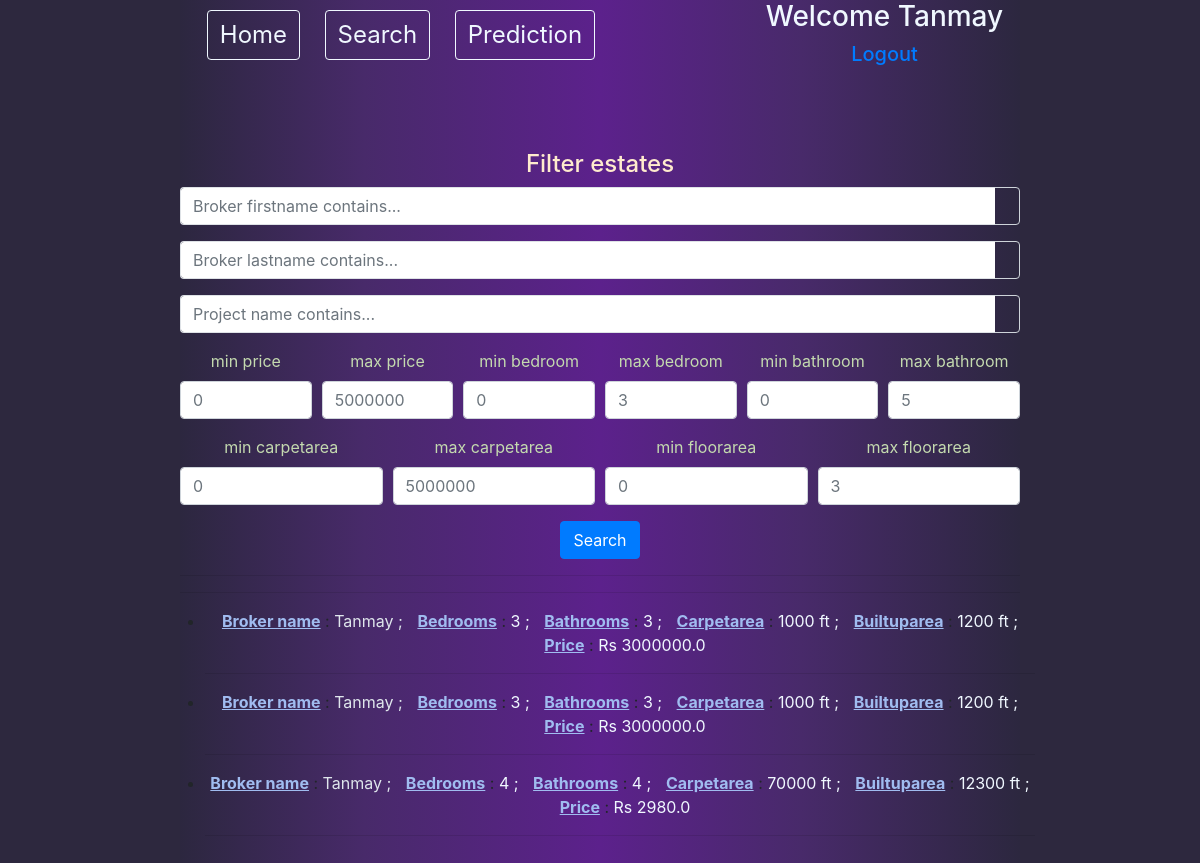
/search/ (signed in), run on the app's committed database.
### BrokerUI/models.py (models this page shows, shortened)
class Estate(models.Model):
    choices_furnished = [('yes','yes'),('no','no'),('semi','semi')]
    choices_construction = [('under_construction','under_construction'),('launched','launched'),('ready_to_move','ready to move')]
    type_choices=[('apartments','apartments'),('sale-floors','sale-floors'),('houses','houses')]
    broker = models.ForeignKey(Profile,on_delete=models.CASCADE)
    lat = models.FloatField()
    lon = models.FloatField()
    price = models.FloatField()
    bedroom = models.PositiveIntegerField()
    bathroom = models.PositiveIntegerField()
    carpetarea = models.IntegerField()
    builtuparea = models.IntegerField()
    project = models.CharField(max_length=400,default='can\'t say')
    furnished= models.CharField(max_length=10,choices=choices_furnished,default='can\'t say')
    construction_status = models.CharField(max_length=50,choices=choices_construction,default='can\'t say')
    sublocality = models.CharField(max_length=100,default='can\'t say')
    type=models.CharField(max_length=100,default='can\'t say', choices = type_choices)

class Profile(models.Model):
    user_types = (
        ('S', 'Seller'),
        ('C', 'Customer'),
        ('B', 'Broker'))
    user = models.OneToOneField(User, on_delete = models.CASCADE)
    phone_number = models.CharField(max_length=10)
    type = models.CharField(max_length = 1, choices = user_types)

### BrokerUI/views.py (the view)
# urls.py: path('search/',views.query,name='query'),
def query(request):
    qs = Estate.objects.all()
    broker_firstname_query = request.GET.get('broker_firstname_contains')
    broker_lastname_query = request.GET.get('broker_lastname_contains')
    project_name_query = request.GET.get('project')
    min_price_query,max_price_query,min_bedroom,max_bedroom,min_bathroom,max_bathroom,min_carpetarea,max_carpetarea,min_floorarea,max_floorarea = request.GET.get('min_price'),request.GET.get('max_price'),request.GET.get('min_bedroom'),request.GET.get('max_bedroom'),request.GET.get('min_bathroom'),request.GET.get('max_bathroom'),request.GET.get('min_carpetarea'),request.GET.get('max_carpetarea'),request.GET.get('min_floorarea'),request.GET.get('max_floorarea')
    if broker_firstname_query !='' and broker_firstname_query is not None:
        qs = qs.filter(broker__user__first_name__icontains=broker_firstname_query)
    if broker_lastname_query !='' and broker_lastname_query is not None:
        qs = qs.filter(broker__user__last_name__icontains=broker_lastname_query)
    if min_price_query != '' and min_price_query is not None:
        qs = qs.filter(price__gte = float(min_price_query))
    if max_price_query != '' and max_price_query is not None:
        qs = qs.filter(price__lte = float(max_price_query))
    if min_bedroom != '' and min_bedroom is not None:
        qs = qs.filter(bedroom__gte = float(min_bedroom))
    if max_bedroom != '' and max_bedroom is not None:
        qs = qs.filter(bedroom__lte = float(max_bedroom))
    if min_bathroom != '' and min_bathroom is not None:
        qs = qs.filter(bathroom__gte = float(min_bathroom))
    if max_bathroom != '' and max_bathroom is not None:
        qs = qs.filter(bathroom__lte = float(max_bathroom))
    if min_carpetarea != '' and min_carpetarea is not None:
        qs = qs.filter(carpetarea__gte=float(min_carpetarea))
    if max_carpetarea != '' and max_carpetarea is not None:
        qs = qs.filter(carpetarea__lte=float(max_carpetarea))
    if min_floorarea != '' and min_floorarea is not None:
        qs = qs.filter(builtuparea__gte=float(min_floorarea))
    if max_floorarea != '' and max_floorarea is not None:
        qs = qs.filter(builtuparea__lte=float(max_floorarea))
    context={
        'queryset':qs
    }
    return render(request,'BrokerUI/query.html',context)

### BrokerUI/templates/BrokerUI/query.html (shortened to what this page needs)
{% extends 'BrokerUI/estate_list.html' %}
{% block content%}
    <h4 style="color: blanchedalmond;">Filter estates</h4>
    <form method="GET">
        <div class="form-row">
            <div class="form-group col-12">
                <div class="input-group">
                    <input class="form-control py-2 border-right-0 border" type="search" name="broker_firstname_contains" placeholder="Broker firstname contains...">
                    <span class="input-group-append">
                        <div class="input-group-text bg-transparent">
                        </div>
                    </span>
                </div>
            </div>
        </div>
        <div class="form-row">
            <div class="form-group col-12">
                <div class="input-group">
                    <input class="form-control py-2 border-right-0 border" type="search" name="broker_lastname_contains" placeholder="Broker lastname contains...">
                    <span class="input-group-append">
                        <div class="input-group-text bg-transparent">
                        </div>
                    </span>
                </div>
            </div>
        </div>
        <div class="form-row">
            <div class="form-group col-12">
                <div class="input-group">
                    <input class="form-control py-2 border-right-0 border" type="search" name="project" placeholder="Project name contains...">
                    <span class="input-group-append">
                        <div class="input-group-text bg-transparent">
                        </div>
                    </span>
                </div>
            </div>
        </div>
        <div class="form-row">
          <div class="form-group col-md-2 col-lg-2">
            <label for="inputEmail4"><span style="color: rgb(196, 218, 175);">min price</span></label>
            <input type="number" class="form-control" name="min_price" id="inputEmail4" placeholder="0">
          </div>
          <div class="form-group col-md-2 col-lg-2">
            <label for="inputPassword4"><span style="color: rgb(196, 218, 175);">max price</span></label>
            <input type="number" class="form-control" id="inputPassword4" name="max_price" placeholder="5000000 ">
          </div>
          <div class="form-group col-md-2 col-lg-2">
            <label for="inputPassword4"><span style="color: rgb(196, 218, 175);">min bedroom</span></label>
            <input type="number" class="form-control" id="inputPassword4" name="min_bedroom" placeholder="0">
          </div>
          <div class="form-group col-md-2 col-lg-2">
            <label for="inputPassword4"><span style="color: rgb(196, 218, 175);">max bedroom</span></label>
            <input type="number" class="form-control" id="inputPassword4" name="max_bedroom" placeholder="3">
          </div>
          <div class="form-group col-md-2 col-lg-2">
            <label for="inputPassword4"><span style="color: rgb(196, 218, 175);">min bathroom</span></label>
            <input type="number" class="form-control" id="inputPassword4" name="min_bathroom" placeholder="0">
          </div>
          <div class="form-group col-md-2 col-lg-2">
            <label for="inputPassword4"><span style="color: rgb(196, 218, 175);">max bathroom</span></label>
            <input type="number" class="form-control" id="inputPassword4" name="max_bathroom" placeholder="5">
          </div>
        </div>
        <div class="form-row">
            <div class="form-group col-md-3 col-lg-3">
              <label for="inputEmail4"><span style="color: rgb(196, 218, 175);">min carpetarea</span></label>
              <input type="number" class="form-control" id="inputEmail4" name="min_carpetarea" placeholder="0">
            </div>
            <div class="form-group col-md-3 col-lg-3">
              <label for="inputPassword4"><span style="color: rgb(196, 218, 175);">max carpetarea</span></label>
              <input type="number" class="form-control" id="inputPassword4" name="max_carpetarea" placeholder="5000000 ">
            </div>
            <div class="form-group col-md-3 col-lg-3">
              <label for="inputPassword4"><span style="color: rgb(196, 218, 175);">min floorarea</span></label>
              <input type="number" class="form-control" id="inputPassword4" name="min_floorarea" placeholder="0">
            </div>
            <div class="form-group col-md-3 col-lg-3">
              <label for="inputPassword4"><span style="color: rgb(196, 218, 175);">max floorarea</span></label>
              <input type="number" class="form-control" id="inputPassword4" name="max_floorarea" placeholder="3">
            </div>
        </div>
        <button type="submit" class="btn btn-primary">Search</button>
      </form>
    <hr><hr>
    <div class="row">
        <ul>
    {% for estate in queryset %}
        <li class="centre-align">
            <span style="color: rgb(160, 188, 240); font-weight: bold; text-decoration: underline;">  Broker name</span> : <span style="color: rgb(223, 230, 236);">{{estate.broker.user.first_name}} {{broker.user.last_name}} ; </span>
            <span style="color: rgb(160, 188, 240); font-weight: bold;margin-left: 10px; text-decoration: underline;">  Bedrooms</span> : <span style="color: aliceblue;">{{estate.bedroom}} ; </span>
            <span style="color: rgb(160, 188, 240); font-weight: bold;margin-left: 10px; text-decoration: underline;">  Bathrooms</span> : <span style="color: aliceblue;">{{estate.bathroom}} ; </span>
            <span style="color: rgb(160, 188, 240); font-weight: bold;margin-left: 10px; text-decoration: underline;">  Carpetarea</span> : <span style="color: aliceblue;">{{estate.carpetarea}} ft ; </span>
            <span style="color: rgb(160, 188, 240); font-weight: bold;margin-left: 10px; text-decoration: underline;">  Builtuparea</span> : <span style="color: aliceblue;">{{estate.builtuparea}} ft ; </span>
            <span style="color: rgb(160, 188, 240); font-weight: bold;margin-left: 10px; text-decoration: underline;">  Price</span> : <span style="color: aliceblue;">Rs {{estate.price}}</span>
        </li><hr>
    {% endfor %}
        </ul>
    </div>
{% endblock %}

### BrokerUI/templates/BrokerUI/estate_list.html (shortened to what this page needs)
{% load static %}
<!DOCTYPE html>
<html lang="en">
<head>
    <link rel="stylesheet" href="https://stackpath.bootstrapcdn.com/bootstrap/4.5.0/css/bootstrap.min.css">
    <link rel="stylesheet" type="text/css" href="{% static 'BrokerUI/style.css' %}">
</head>
<body>
<div class='middle-container bg'>
        <nav class="nav-bg height">
            <div class='top-left'>
                <a href="{% url 'home' %}" >
                    <button class="btn btn-outline top-margin bigger-font" type="button">Home</button>
                </a>
                <a href="{% url 'query' %}" >
                    <button class="btn btn-outline top-margin bigger-font" type="button">Search</button>
                </a>
                <a href="{% url 'predform' %}" >
                    <button class="btn btn-outline top-margin bigger-font" type="button">Prediction</button>
                </a>
            </div>
            <div class='top-right' style="float:right;">
                {% if user.is_authenticated%}
                    <h3 class="float-right font-color">Welcome {{user.first_name}}</h3>
                    <h5 right-align> <a href="{% url 'logout' %}">Logout</a></h5>
                {% endif%}
            </div>
        </nav>
    <div class='empty'></div>
    {% block content%}{% endblock %}
</div>
</body>
</html>

### static/BrokerUI/style.css (style rules this page uses)
html { height: 100%; margin: 0px; padding: 0px; position: relative; color: #ffffff; }
body { background-color: #2D283E ; height: 100%; text-align: center; }
.bg { background: rgba(44,39,63,1); background: -moz-linear-gradient(left, rgba(44,39,63,1) 0%, rgba(72,42,106,1) 22%, rgba(92,33,140,1) 50%, rgba(72,42,106,1) 74%, rgba(44,39,63,1) 100%); background: -webkit-gradient(left top, right top, color-stop(0%, rgba(44,39,63,1)), color-stop(22%, rgba(72,42,106,1)), color-stop(50%, rgba(92,33,140,1)), color-stop(74%, rgba(72,42,106,1)), color-stop(100%, rgba(44,39,63,1))); background: -webkit-linear-gradient(left, rgba(44,39,63,1) 0%, rgba(72,42,106,1) 22%, rgba(92,33,140,1) 50%, rgba(72,42,106,1) 74%, rgba(44,39,63,1) 100%); background: -o-linear-gradient(left, rgba(44,39,63,1) 0%, rgba(72,42,106,1) 22%, rgba(92,33,140,1) 50%, rgba(72,42,106,1) 74%, rgba(44,39,63,1) 100%); background: -ms-linear-gradient(left, rgba(44,39,63,1) 0%, rgba(72,42,106,1) 22%, rgba(92,33,140,1) 50%, rgba(72,42,106,1) 74%, rgba(44,39,63,1) 100%); background: linear-gradient(to right, rgba(44,39,63,1) 0%, rgba(72,42,106,1) 22%, rgba(92,33,140,1) 50%, rgba(72,42,106,1) 74%, rgba(44,39,63,1) 100%); filter: progid:DXImageTransform.Microsoft.gradient( startColorstr='#2c273f', endColorstr='#2c273f', GradientType=1 ); }
.middle-container { min-height: 100%; height: auto !important; height: 600px; margin-left: 15%; margin-right: 15%; }
.btn-outline { color: aliceblue; border-color: aliceblue; margin-left: 10px; margin-right: 10px; }
.top-margin { margin-top: 10px; }
.height { height: 100px; }
.bigger-font { font-size: 1.5rem; }
.top-right { float: right; margin-right: 2%; }
.font-color { color: aliceblue; }
.top-left { float: left; margin-left: 2%; }
.empty { height: 50px; }
.centre-align { margin-left: auto; margin-right: auto; }
button { background-color: #2d283e; }

### data on the page
Estate: broker.user.first_name "Tanmay", bedroom "3", bathroom "3", carpetarea "1000", builtuparea "1200", price "3000000.0"
Estate: broker.user.first_name "Tanmay", bedroom "3", bathroom "3", carpetarea "1000", builtuparea "1200", price "3000000.0"
Estate: broker.user.first_name "Tanmay", bedroom "4", bathroom "4", carpetarea "70000", builtuparea "12300", price "2980.0"

### other printed values
{{ user.first_name }} "Tanmay"
